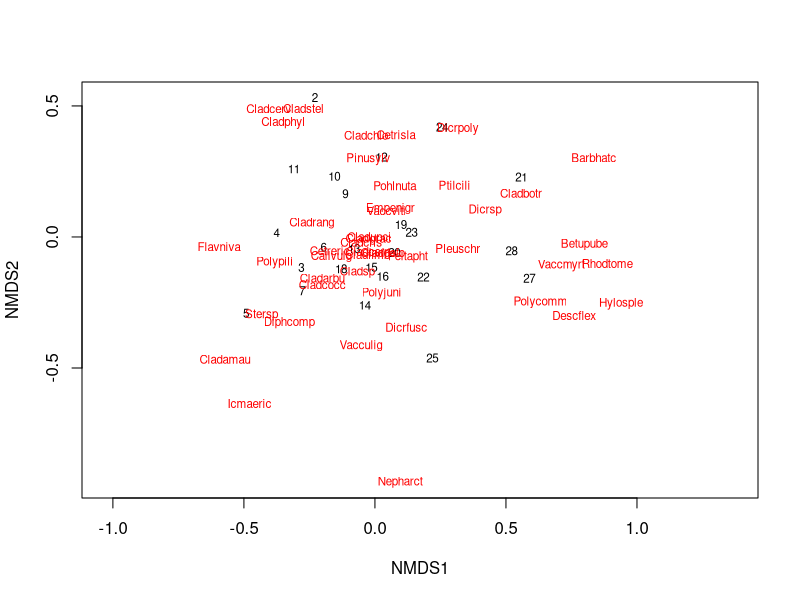

This figure's R source:
library(vegan) # Version 2.6.4

data("varespec") # Data sets of cover by lichen species
data("varechem") # Corresponding environmental parameters

ord <- metaMDS(varespec) # Ordination of the species

plot(ord, type = "t") # Showing the plot

ef <- envfit(ord, varechem)
